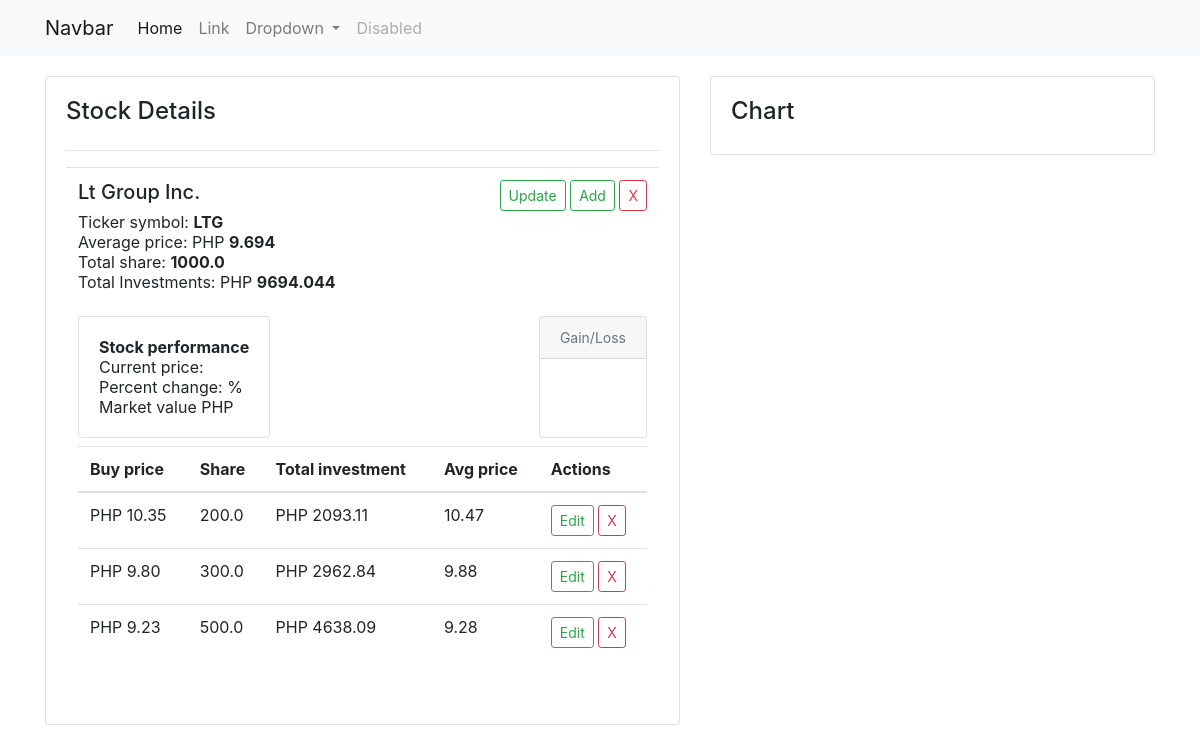
The app's page /stocks/details/LTG with its own data.
### stocks/models.py (models this page shows, shortened)
class Stock(models.Model):
    name = models.CharField(max_length=120)
    symbol = models.CharField(max_length=20, unique=True)
    boardlot = models.FloatField()
    broker = models.ForeignKey(Broker, on_delete=models.CASCADE, default=1)
    def total_share(self):
        total = Stock.objects.filter(symbol=self.symbol).aggregate(
            total=Sum('buystock__share'))
        if total == None:
            return 0
        else:
            return total['total']
    def total_investment(self):
        total = Stock.objects.filter(symbol=self.symbol).aggregate(
            total=Sum('buystock__total_investment'))
        if total == None:
            return 0
        else:
            return total['total']
    def total_price(self):
        if self.total_investment() and self.total_share():
            total = self.total_investment()/self.total_share()
            return total
        else:
            return 0

class BuyStock(models.Model):
    ref_code = models.CharField(max_length=15, unique=True, blank=True)
    stock = models.ForeignKey(Stock, on_delete=models.CASCADE)
    price = models.FloatField()
    share = models.FloatField()
    fees = models.FloatField(blank=True, null=True)
    average_price = models.FloatField(blank=True, null=True)
    total_average_price = models.FloatField(blank=True, null=True)
    total_investment = models.FloatField(blank=True, null=True)

### stocks/views.py (the view)
# urls.py: path('details/<symbol>', views.stock_details, name='details'),
def stock_details(request, symbol):
    stock = get_object_or_404(Stock, symbol=symbol)
    update_form = StockForm(request.POST or None, instance=stock)
    buy_stock_form = BuyStockForm(request.POST or None)
    if update_form.is_valid():
        instance = update_form.save(commit=False)
        instance.save()
        return redirect('stocks:details', symbol=stock.symbol)
    if request.method == "POST":
        if buy_stock_form.is_valid():
            instance = buy_stock_form.save(commit=False)
            instance.stock = stock
            instance.save()
        return redirect('stocks:details', symbol=stock.symbol)
    context = {
        'title': 'stock details',
        'stock': stock,
        'updateform': update_form,
        'buystockform': buy_stock_form,
    }
    return render(request, 'stock_details.html', context)

### stocks/models.py (called while the page is built)
    def __str__(self):
        return self.name

### stocks/templates/stock_details.html (shortened to what this page needs)
{% extends "base.html" %}
{% load crispy_forms_tags %}
{% block content %}
<div class="row">
    <div class="col-sm-7">
        <div class="card">
            <div class="card-body">
                <div class="d-flex justify-content-between">
                    <h4>Stock Details</h4>
                </div>
                <hr>
                <table class="table table">
                    <tbody>
                        <tr>
                            <td>
                                <div class="d-flex justify-content-between">
                                    <div>
                                        <h5>{{ stock.name|title }}</h5>
                                        <p>
                                            Ticker symbol:
                                            <strong id="stock-symbol">
                                                {{ stock.symbol }}
                                            </strong>
                                            <br>
                                            Average price: PHP
                                            <strong id="avg-price">
                                                {{ stock.total_price|floatformat:3 }}
                                            </strong>
                                            <br>
                                            Total share:
                                            <strong id="total-share">
                                                {{ stock.total_share }}
                                            </strong>
                                            <br>
                                            Total Investments: PHP
                                            <strong id="total-invs">
                                                {{ stock.total_investment|floatformat:3 }}
                                            </strong>
                                            <br>
                                        </p>
                                    </div>
                                    <div class="float-right">
                                        <button type="button" class="btn btn-outline-success btn-sm" data-toggle="modal" data-target="#updateStock">
                                            Update
                                        </button>
                                        <button type="button" class="btn btn-outline-success btn-sm" data-toggle="modal" data-target="#buyStock">
                                            Add
                                        </button>
                                        <a type="button" href="{% url 'stocks:delete' pk=stock.pk %}" class="btn btn-outline-danger btn-sm">X</a>
                                    </div>
                                </div>
                                <div class="d-flex justify-content-between">
                                    <div class="card mt-2 mb-2">
                                        <div class="card-body">
                                            <div>
                                                <strong>Stock performance</strong>
                                            </div>
                                            <div>
                                                Current price:  <br>
                                                Percent change: % <br>
                                                Market value PHP
                                            </div>
                                        </div>
                                    </div>
                                    <div id="card-gain-loss" class="card ml-2 mt-2 mb-2">
                                        <div class="card-header">
                                            <small class="text-muted">Gain/Loss</small>
                                        </div>
                                        <div class="card-body">
                                        </div>
                                    </div>
                                </div>
                                <div>
                                    <table class="table table-hover">
                                        <thead>
                                            <tr>
                                                <th>Buy price</th>
                                                <th>Share</th>
                                                <th>Total investment</th>
                                                <th>Avg price</th>
                                                <th>Actions</th>
                                            </tr>
                                        </thead>
                                        <tbody>
                                            {% for item in stock.buystock_set.all %}
                                            <tr>
                                                <td>PHP {{ item.price|floatformat:2 }}</td>
                                                <td>{{ item.share }}</td>
                                                <td>PHP {{ item.total_investment|floatformat:2 }}</td>
                                                <td>{{ item.average_price|floatformat:2 }}</td>
                                                <td>
                                                    <a href="{% url 'stocks:update' ref_code=item.ref_code %}" type="button" class="btn btn-outline-success btn-sm">
                                                        Edit
                                                    </a>
                                                    <a href="{% url 'stocks:delete_buy' ref_code=item.ref_code %}" class="btn btn-outline-danger btn-sm"> X </a>
                                                </td>
                                            </tr>
                                            {% endfor %}
                                        </tbody>
                                    </table>
                                </div>
                            </td>
                        </tr>
                    </tbody>
                </table>
            </div>
        </div>
    </div>
    <div class="col-sm-5">
        <div class="card">
            <div class="card-body">
                <h4>Chart</h4>
            </div>
        </div>
    </div>
</div>
{% endblock %}

### records on screen
Stock: name "Lt Group Inc.", symbol "LTG", total_price "9.694", total_share "1000.0", total_investment "9694.044"
BuyStock: price "10.35", share "200.0", total_investment "2093.11", average_price "10.47"
BuyStock: price "9.80", share "300.0", total_investment "2962.84", average_price "9.88"
BuyStock: price "9.23", share "500.0", total_investment "4638.09", average_price "9.28"
